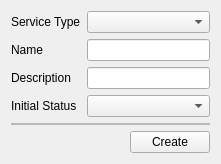
<?xml version="1.0" encoding="UTF-8"?>
<ui version="4.0">
 <class>Form</class>
 <widget class="QWidget" name="Form">
  <property name="geometry">
   <rect>
    <x>0</x>
    <y>0</y>
    <width>221</width>
    <height>160</height>
   </rect>
  </property>
  <property name="sizePolicy">
   <sizepolicy hsizetype="MinimumExpanding" vsizetype="MinimumExpanding">
    <horstretch>0</horstretch>
    <verstretch>0</verstretch>
   </sizepolicy>
  </property>
  <property name="windowTitle">
   <string>Form</string>
  </property>
  <layout class="QVBoxLayout" name="verticalLayout_2">
   <item alignment="Qt::AlignTop">
    <widget class="QFrame" name="frame_3">
     <property name="sizePolicy">
      <sizepolicy hsizetype="MinimumExpanding" vsizetype="MinimumExpanding">
       <horstretch>0</horstretch>
       <verstretch>0</verstretch>
      </sizepolicy>
     </property>
     <property name="frameShape">
      <enum>QFrame::NoFrame</enum>
     </property>
     <property name="frameShadow">
      <enum>QFrame::Raised</enum>
     </property>
     <layout class="QVBoxLayout" name="verticalLayout_4">
      <property name="leftMargin">
       <number>0</number>
      </property>
      <property name="topMargin">
       <number>0</number>
      </property>
      <property name="rightMargin">
       <number>0</number>
      </property>
      <property name="bottomMargin">
       <number>0</number>
      </property>
      <item>
       <widget class="QFrame" name="frame">
        <property name="sizePolicy">
         <sizepolicy hsizetype="MinimumExpanding" vsizetype="MinimumExpanding">
          <horstretch>0</horstretch>
          <verstretch>0</verstretch>
         </sizepolicy>
        </property>
        <property name="frameShape">
         <enum>QFrame::NoFrame</enum>
        </property>
        <property name="frameShadow">
         <enum>QFrame::Raised</enum>
        </property>
        <layout class="QVBoxLayout" name="verticalLayout">
         <property name="leftMargin">
          <number>0</number>
         </property>
         <property name="topMargin">
          <number>0</number>
         </property>
         <property name="rightMargin">
          <number>0</number>
         </property>
         <property name="bottomMargin">
          <number>0</number>
         </property>
         <item>
          <layout class="QFormLayout" name="formLayout">
           <item row="1" column="0">
            <widget class="QLabel" name="label">
             <property name="text">
              <string>Name</string>
             </property>
            </widget>
           </item>
           <item row="1" column="1">
            <widget class="QLineEdit" name="nameLineEdit"/>
           </item>
           <item row="2" column="0">
            <widget class="QLabel" name="label_2">
             <property name="text">
              <string>Description</string>
             </property>
            </widget>
           </item>
           <item row="2" column="1">
            <widget class="QLineEdit" name="descriptionLineEdit"/>
           </item>
           <item row="3" column="0">
            <widget class="QLabel" name="label_3">
             <property name="text">
              <string>Initial Status</string>
             </property>
            </widget>
           </item>
           <item row="3" column="1">
            <widget class="QComboBox" name="initialStatusComboBox"/>
           </item>
           <item row="0" column="0">
            <widget class="QLabel" name="label_4">
             <property name="text">
              <string>Service Type</string>
             </property>
            </widget>
           </item>
           <item row="0" column="1">
            <widget class="QComboBox" name="serviceTypeComboBox"/>
           </item>
          </layout>
         </item>
        </layout>
       </widget>
      </item>
      <item>
       <widget class="QFrame" name="serviceExtensionFrame">
        <property name="sizePolicy">
         <sizepolicy hsizetype="MinimumExpanding" vsizetype="MinimumExpanding">
          <horstretch>0</horstretch>
          <verstretch>0</verstretch>
         </sizepolicy>
        </property>
        <property name="frameShape">
         <enum>QFrame::StyledPanel</enum>
        </property>
        <property name="frameShadow">
         <enum>QFrame::Raised</enum>
        </property>
        <layout class="QVBoxLayout" name="verticalLayout_3">
         <property name="leftMargin">
          <number>0</number>
         </property>
         <property name="topMargin">
          <number>0</number>
         </property>
         <property name="rightMargin">
          <number>0</number>
         </property>
         <property name="bottomMargin">
          <number>0</number>
         </property>
        </layout>
       </widget>
      </item>
     </layout>
    </widget>
   </item>
   <item alignment="Qt::AlignBottom">
    <widget class="QFrame" name="frame_4">
     <property name="sizePolicy">
      <sizepolicy hsizetype="MinimumExpanding" vsizetype="MinimumExpanding">
       <horstretch>0</horstretch>
       <verstretch>0</verstretch>
      </sizepolicy>
     </property>
     <property name="frameShape">
      <enum>QFrame::NoFrame</enum>
     </property>
     <property name="frameShadow">
      <enum>QFrame::Raised</enum>
     </property>
     <layout class="QHBoxLayout" name="horizontalLayout">
      <property name="leftMargin">
       <number>0</number>
      </property>
      <property name="topMargin">
       <number>0</number>
      </property>
      <property name="rightMargin">
       <number>0</number>
      </property>
      <property name="bottomMargin">
       <number>0</number>
      </property>
      <item alignment="Qt::AlignRight">
       <widget class="QPushButton" name="createServiceButton">
        <property name="text">
         <string>Create</string>
        </property>
        <property name="icon">
         <iconset resource="../resource_files/resources.qrc">
          <normaloff>:/icons/service.png</normaloff>:/icons/service.png</iconset>
        </property>
        <property name="iconSize">
         <size>
          <width>20</width>
          <height>20</height>
         </size>
        </property>
       </widget>
      </item>
     </layout>
    </widget>
   </item>
  </layout>
 </widget>
 <resources>
  <include location="../resource_files/resources.qrc"/>
 </resources>
 <connections/>
</ui>
